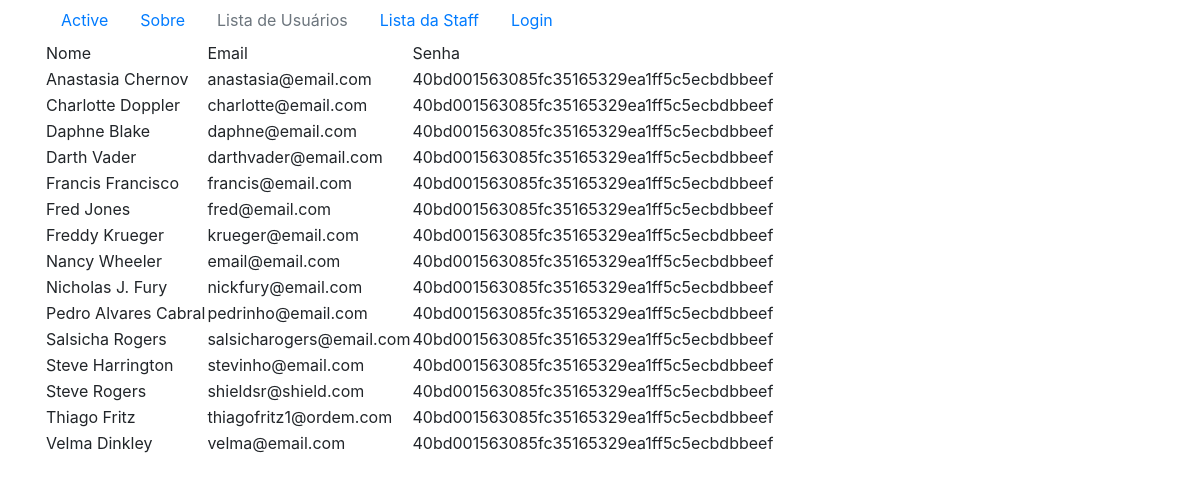
The page /index.php/usuario/lista_usuarios_simples on the database its author committed.
### tables this page shows
CREATE TABLE `usuarios` (
  `id` int(11) NOT NULL,
  `nome` varchar(100) NOT NULL,
  `email` varchar(100) DEFAULT NULL,
  `senha` varchar(300) DEFAULT NULL,
  `aniversario` varchar(50) NOT NULL,
  `cpf` varchar(11) NOT NULL,
  `genero` varchar(20) NOT NULL,
  `estado` varchar(20) NOT NULL,
  `cidade` varchar(20) NOT NULL,
  `criado` timestamp NOT NULL DEFAULT current_timestamp(),
  `alterado` timestamp NOT NULL DEFAULT current_timestamp() ON UPDATE current_timestamp(),
  `tipo` varchar(30) DEFAULT NULL
);

### application/controllers/Usuario.php (called while the page is built, shortened)
<?php
class Usuario extends CI_Controller {
	public function lista_usuarios_simples()
	{
		$this->load->model('usuario_model');
		$resultado = $this->usuario_model->getUsuarios();
		$dado = array('usuarios'=>$resultado);
		$this->load->view('view_menu');
		$this->load->view('usuario/lista_simples', $dado);
	}
	}

### index.php (called while the page is built, shortened)
<?php
require_once BASEPATH.'core/CodeIgniter.php';

### application/models/Usuario_model.php (called while the page is built, shortened)
<?php
    class usuario_model extends CI_Model {
        public function getUsuarios(){
            $sql = "SELECT * FROM usuarios ORDER BY nome";
            $result = $this->db->query($sql);
            $array_resultado = $result->result_array();
            return $array_resultado;
        }
    }
?>

### application/views/usuario/lista_simples.php (the view, shortened to what this page needs)
<div class="container">
    <table>
        <tr>
            <td>Nome</td>
            <td>Email</td>
            <td>Senha</td>
        </tr>
        <?php
            foreach ($usuarios as $usuario) {
        ?>
        <tr>
            <td><?php echo $usuario['nome'] ?></td>
            <td><?php echo $usuario['email'] ?></td>
            <td><?php echo $usuario['senha'] ?></td>
        </tr>
        <?php
            }
        ?>
    </table>
</div>

### application/views/view_menu.php (shortened to what this page needs)
<?php
    $usuario = $this->session->userdata("usuario_logado");
?>
<!DOCTYPE html>
<html lang="en">
<head>
    <link rel="stylesheet" href="<?=base_url('assets/bootstrap/css/bootstrap.min.css'); ?>" >
</head>
<body>
    <div class="container">
        <ul class="nav">
            <li class="nav-item">
                <a class="nav-link active" href="#">Active</a>
            </li>
            <?php if ($usuario) { ?>
            <li class="nav-item">
                <a class="nav-link" href="<?=base_url('/inicio/sobre'); ?>" >Sobre</a>
            </li>
            <li class="nav-item">
                <a class="nav-link" href="<?=base_url('/usuario/pesquisa?nome='); ?>" >Lista de Usuários</a>
            </li>
            <li class="nav-item">
                <a class="nav-link" href="<?=base_url('/usuario/novo'); ?>" >Novo Usuário </a>
            </li>
            <li class="nav-item">
                <a class="nav-link" href="<?=base_url('/usuario/lista_players'); ?>" >Lista de Players</a>
            </li>
            <li class="nav-item">
                <a class="nav-link" href="<?=base_url('/usuario/novoP'); ?>" >Novo Player</a>
            </li>
            <li class="nav-item">
                <a class="nav-link" href="<?=base_url('/usuario/lista_staff'); ?>" >Lista da Staff</a>
            </li>
            <li class="nav-item">
                <a class="nav-link" href="<?=base_url('/usuario/novoS'); ?>" >Novo Staff</a>
            </li>
            <li class="nav-item">
                <a class="nav-link" href="<?=base_url('/login/logoff'); ?>" >Logoff</a>
            </li>
            <?php } else { ?>
            <li class="nav-item">
                <a class="nav-link" href="<?=base_url('/inicio/sobre'); ?>" >Sobre</a>
            </li>
            <li class="nav-item">
                <a class="nav-link disabled" href="<?=base_url('/usuario/lista'); ?>" >Lista de Usuários</a>
            </li>
            <li class="nav-item">
                <a class="nav-link" href="<?=base_url('/usuario/lista_staff'); ?>" >Lista da Staff</a>
            </li>
            <li class="nav-item">
                <a class="nav-link" href="<?=base_url('/login'); ?>" >Login</a>
            </li>
            <?php } ?>
        </ul>
    </div>
</body>
</html>

### rows shown on the page
usuarios: nome "Anastasia Chernov", email "anastasia@email.com", senha "40bd001563085fc35165329ea1ff5c5ecbdbbeef"
usuarios: nome "Charlotte Doppler", email "charlotte@email.com", senha "40bd001563085fc35165329ea1ff5c5ecbdbbeef"
usuarios: nome "Daphne Blake", email "daphne@email.com", senha "40bd001563085fc35165329ea1ff5c5ecbdbbeef"
usuarios: nome "Darth Vader", email "darthvader@email.com", senha "40bd001563085fc35165329ea1ff5c5ecbdbbeef"
usuarios: nome "Francis Francisco", email "francis@email.com", senha "40bd001563085fc35165329ea1ff5c5ecbdbbeef"
usuarios: nome "Fred Jones", email "fred@email.com", senha "40bd001563085fc35165329ea1ff5c5ecbdbbeef"
usuarios: nome "Freddy Krueger", email "krueger@email.com", senha "40bd001563085fc35165329ea1ff5c5ecbdbbeef"
usuarios: nome "Nancy Wheeler", email "email@email.com", senha "40bd001563085fc35165329ea1ff5c5ecbdbbeef"
usuarios: nome "Nicholas J. Fury", email "nickfury@email.com", senha "40bd001563085fc35165329ea1ff5c5ecbdbbeef"
usuarios: nome "Pedro Alvares Cabral", email "pedrinho@email.com", senha "40bd001563085fc35165329ea1ff5c5ecbdbbeef"
usuarios: nome "Salsicha Rogers", email "salsicharogers@email.com", senha "40bd001563085fc35165329ea1ff5c5ecbdbbeef"
usuarios: nome "Steve Harrington", email "stevinho@email.com", senha "40bd001563085fc35165329ea1ff5c5ecbdbbeef"
usuarios: nome "Steve Rogers", email "shieldsr@shield.com", senha "40bd001563085fc35165329ea1ff5c5ecbdbbeef"
usuarios: nome "Thiago Fritz", email "thiagofritz1@ordem.com", senha "40bd001563085fc35165329ea1ff5c5ecbdbbeef"
usuarios: nome "Velma Dinkley", email "velma@email.com", senha "40bd001563085fc35165329ea1ff5c5ecbdbbeef"
